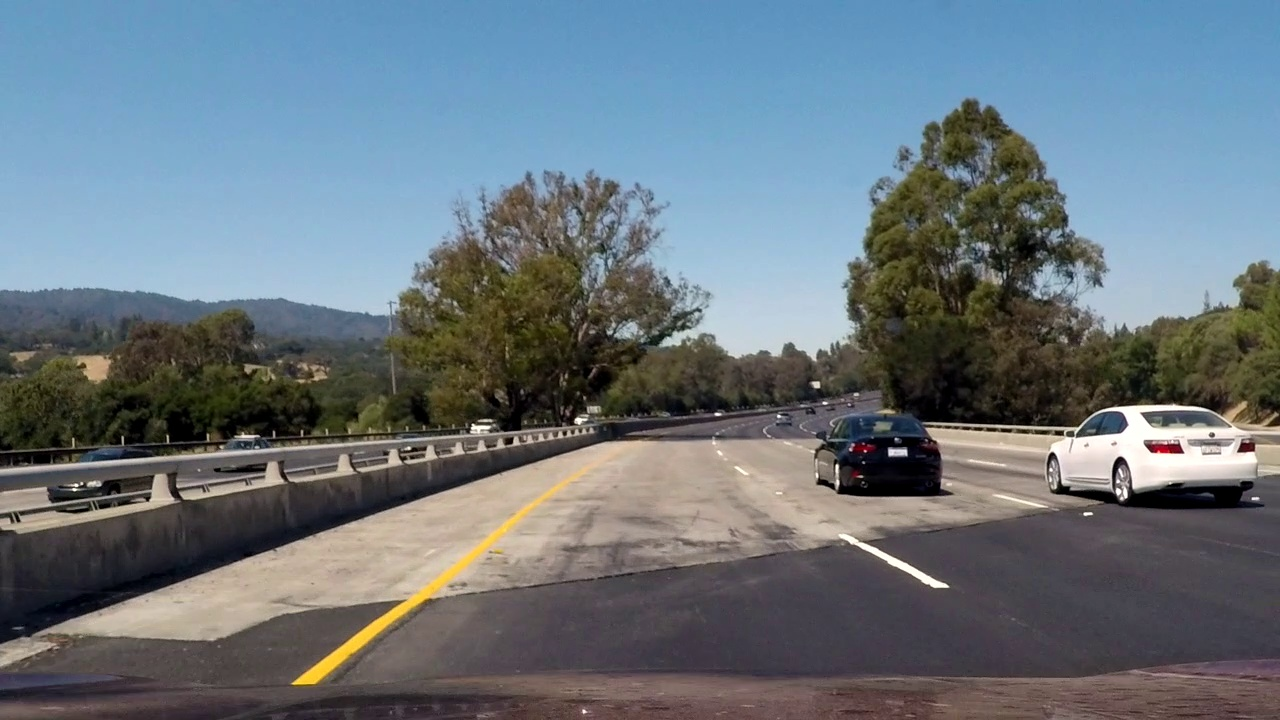
#> input picture challenge_images/frame104.jpg, 1280 x 720 px; its folder holds only this picture in this run
$ jupyter execute --allow-errors P1.ipynb   (shell and % lines are left out)
#> lines starting #> are read from the running program, lines starting #| are printed output that depends on the picture; after the words box and inside, x2 and y2 are one past the last pixel; in counts of white or black regions, pixels touching at a corner belong together
# Self-Driving Car Engineer Nanodegree

## Project: **Finding Lane Lines on the Road**
***
In this project, you will use the tools you learned about in the lesson to identify lane lines on the road.  You can develop your pipeline on a series of individual images, and later apply the result to a video stream (really just a series of images). Check out the video clip "raw-lines-example.mp4" (also contained in this repository) to see what the output should look like after using the helper functions below.

Once you have a result that looks roughly like "raw-lines-example.mp4", you'll need to get creative and try to average and/or extrapolate the line segments you've detected to map out the full extent of the lane lines.  You can see an example of the result you're going for in the video "P1_example.mp4".  Ultimately, you would like to draw just one line for the left side of the lane, and one for the right.

In addition to implementing code, there is a brief writeup to complete. The writeup should be completed in a separate file, which can be either a markdown file or a pdf document. There is a [write up template](https://github.com/udacity/CarND-LaneLines-P1/blob/master/writeup_template.md) that can be used to guide the writing process. Completing both the code in the Ipython notebook and the writeup template will cover all of the [rubric points](https://review.udacity.com/#!/rubrics/322/view) for this project.

---
Let's have a look at our first image called 'test_images/solidWhiteRight.jpg'.  Run the 2 cells below (hit Shift-Enter or the "play" button above) to display the image.

**Note: If, at any point, you encounter frozen display windows or other confounding issues, you can always start again with a clean slate by going to the "Kernel" menu above and selecting "Restart & Clear Output".**

---

**The tools you have are color selection, region of interest selection, grayscaling, Gaussian smoothing, Canny Edge Detection and Hough Tranform line detection.  You  are also free to explore and try other techniques that were not presented in the lesson.  Your goal is piece together a pipeline to detect the line segments in the image, then average/extrapolate them and draw them onto the image for display (as below).  Once you have a working pipeline, try it out on the video stream below.**

---

<figure>

 <figcaption>
 <p></p>
 <p style="text-align: center;"> Your output should look something like this (above) after detecting line segments using the helper functions below </p>
 </figcaption>
</figure>
 <p></p>
<figure>

 <figcaption>
 <p></p>
 <p style="text-align: center;"> Your goal is to connect/average/extrapolate line segments to get output like this</p>
 </figcaption>
</figure>

**Run the cell below to import some packages.  If you get an `import error` for a package you've already installed, try changing your kernel (select the Kernel menu above --> Change Kernel).  Still have problems?  Try relaunching Jupyter Notebook from the terminal prompt.  Also, consult the forums for more troubleshooting tips.**

## Import Packages

[cell 1]
#importing some useful packages
import matplotlib.pyplot as plt
import matplotlib.image as mpimg
import numpy as np
import cv2
import os
import collections
import statistics
import glob

## Read in an Image

#> (a cell that did not finish here is left out)

## Ideas for Lane Detection Pipeline

**Some OpenCV functions (beyond those introduced in the lesson) that might be useful for this project are:**

`cv2.inRange()` for color selection
`cv2.fillPoly()` for regions selection
`cv2.line()` to draw lines on an image given endpoints
`cv2.addWeighted()` to coadd / overlay two images
`cv2.cvtColor()` to grayscale or change color
`cv2.imwrite()` to output images to file
`cv2.bitwise_and()` to apply a mask to an image

**Check out the OpenCV documentation to learn about these and discover even more awesome functionality!**

## Helper Functions

Below are some helper functions to help get you started. They should look familiar from the lesson!

[cell 3]
import math

def grayscale(img):
    """Applies the Grayscale transform
    This will return an image with only one color channel
    but NOTE: to see the returned image as grayscale
    (assuming your grayscaled image is called 'gray')
    you should call plt.imshow(gray, cmap='gray')"""
    return cv2.cvtColor(img, cv2.COLOR_RGB2GRAY)
    # Or use BGR2GRAY if you read an image with cv2.imread()
    # return cv2.cvtColor(img, cv2.COLOR_BGR2GRAY)

def canny(img, low_threshold, high_threshold):
    """Applies the Canny transform"""
    return cv2.Canny(img, low_threshold, high_threshold)

def gaussian_blur(img, kernel_size):
    """Applies a Gaussian Noise kernel"""
    return cv2.GaussianBlur(img, (kernel_size, kernel_size), 0)

def region_of_interest(img, vertices):
    """
    Applies an image mask.

    Only keeps the region of the image defined by the polygon
    formed from `vertices`. The rest of the image is set to black.
    `vertices` should be a numpy array of integer points.
    """
    #defining a blank mask to start with
    mask = np.zeros_like(img)

    #defining a 3 channel or 1 channel color to fill the mask with depending on the input image
    if len(img.shape) > 2:
        channel_count = img.shape[2]  # i.e. 3 or 4 depending on your image
        ignore_mask_color = (255,) * channel_count
    else:
        ignore_mask_color = 255

    #filling pixels inside the polygon defined by "vertices" with the fill color
    cv2.fillPoly(mask, vertices, ignore_mask_color)
    plt.imshow(mask)
    plt.show()


    #returning the image only where mask pixels are nonzero
    masked_image = cv2.bitwise_and(img, mask)
    return masked_image

def my_decorator(func):
    def wrapper(*args, **kwargs):
        if len(wrapper.cached_lines) < wrapper.cache_size:
            wrapper.cached_lines.extend(args[1])
        else:
            wrapper.cached_lines = wrapper.cached_lines[len(args[1])::]
            wrapper.cached_lines.extend(args[1])
        return func(img=args[0], lines=wrapper.cached_lines, **kwargs)
    wrapper.cached_lines = []
#> wrapper.cached_lines = []
    wrapper.cache_size = 300
    return wrapper

@my_decorator
def draw_lines(img, lines, color=[255, 0, 0], thickness=7):
    """
    NOTE: this is the function you might want to use as a starting point once you want to
    average/extrapolate the line segments you detect to map out the full
    extent of the lane (going from the result shown in raw-lines-example.mp4
    to that shown in P1_example.mp4).

    Think about things like separating line segments by their
    slope ((y2-y1)/(x2-x1)) to decide which segments are part of the left
    line vs. the right line.  Then, you can average the position of each of
    the lines and extrapolate to the top and bottom of the lane.

    This function draws `lines` with `color` and `thickness`.
    Lines are drawn on the image inplace (mutates the image).
    If you want to make the lines semi-transparent, think about combining
    this function with the weighted_img() function below
    """

    left_x, left_y, right_x, right_y = [], [], [], []
    start_left = [0, image.shape[0]] #looking for smallest y coord, and largest x-coorest smaller than image.shape[1] /2
    start_right = [image.shape[1], image.shape[0]] # looking for smallest y coord, and largest x-coord
    for line in lines:
        for x1,y1,x2,y2 in line:
            tmp_slope = ((y2 - y1) / (x2 - x1))
            if -0.9 <= tmp_slope <= -0.3:
                left_x.append(x1)
                left_x.append(x2)
                left_y.append(y1)
                left_y.append(y2)
                if x1 > start_left[0] and y1 < start_left[1] and x1 < image.shape[1] / 2:
                    start_left[0], start_left[1] = x1, y1
                elif x2 > start_left[0] and y2 < start_left[1] and x2 < image.shape[1] / 2:
                    start_left[0], start_left[1] = x2, y2
            elif 0.3 <= tmp_slope <= 0.9:
                right_x.append(x1)
                right_x.append(x2)
                right_y.append(y1)
                right_y.append(y2)
                if x1 < start_right[0] and y1 < start_right[1] and x1 > image.shape[1] / 2 :
                    start_right[0], start_right[1] = x1, y1
                elif x2 < start_left[0] and y2 < start_left[1] and x2 > image.shape[1] / 2:
                    start_right[0], start_right[1] = x2, y2

    if left_x and right_x:
        left_fit = np.polyfit(left_x, left_y, 1)
        right_fit = np.polyfit(right_x, right_y, 1)

        # draw start coordinates
        left_top = (start_left[0], start_left[1])
        right_top = (start_right[0], start_right[1])

        left_bot_x = int((image.shape[0] - left_fit[1]) / left_fit[0])
        right_bot_x = int((image.shape[0] - right_fit[1]) / right_fit[0])

        left_bot = (left_bot_x, image.shape[0])
        right_bot = (right_bot_x, image.shape[0])

        cv2.line(img, left_bot, left_top, color, thickness)
        cv2.line(img, right_top, right_bot, color, thickness)


def hough_lines(img, rho, theta, threshold, min_line_len, max_line_gap):
    """
    `img` should be the output of a Canny transform.

    Returns an image with hough lines drawn.
    """
    lines = cv2.HoughLinesP(img, rho, theta, threshold, np.array([]), minLineLength=min_line_len, maxLineGap=max_line_gap)
    line_img = np.zeros((img.shape[0], img.shape[1], 3), dtype=np.uint8)
    if lines is not None and len(lines) > 0:
        draw_lines(line_img, lines)
    return line_img

# Python 3 has support for cool math symbols.
def weighted_img(img, initial_img, α=0.8, β=1., γ=0.):
    """
    `img` is the output of the hough_lines(), An image with lines drawn on it.
    Should be a blank image (all black) with lines drawn on it.

    `initial_img` should be the image before any processing.

    The result image is computed as follows:

    initial_img * α + img * β + γ
    NOTE: initial_img and img must be the same shape!
    """
    return cv2.addWeighted(initial_img, α, img, β, γ)

## Build a Lane Finding Pipeline

Build the pipeline and run your solution on all test_images. Make copies into the `test_images_output` directory, and you can use the images in your writeup report.

Try tuning the various parameters, especially the low and high Canny thresholds as well as the Hough lines parameters.

[cell 4]
def process_image(image):
    """
    Returns an image with lane lines drawn in
    """
    gray = grayscale(image)

    #define a kernel size and apply Gaussian smoothing
    blur_gray = gaussian_blur(image, kernel_size=5)

    # Define parameters for Canny and Apply
    val_median = np.median(image)
    std = 0.33
    low_thresh =  int(max(0, (1.0 - std) * val_median))
    high_thresh = int(min(255, (1.0 + std) * val_median))
    edges = canny(image, low_thresh, high_thresh)
    plt.imshow(edges)
    plt.show()

    ## create a masked region of interest
    vertices = np.array([[(image.shape[1] * 0.1, image.shape[0]), (image.shape[1] * 0.4, image.shape[0] * 0.6), (image.shape[1] * 0.6, image.shape[0] * 0.6), (image.shape[1] * 0.9, image.shape[0])]], dtype=np.int32)
    masked_edges = region_of_interest(edges, vertices)


    #Define the Hough Transform parameters
    image_hough = hough_lines(masked_edges, rho=1, theta=np.pi/180,
                              threshold=3, min_line_len=60, max_line_gap=15)

    # Create a "color" binary image to combine with line image
    overlayed = weighted_img(image, image_hough, 0.6, 0.4)
    return overlayed

[cell 5]
# TODO: Build your pipeline that will draw lane lines on the test_images
# then save them to the test_images_output directory.
test_dir = glob.glob("challenge_images/*")[:14]
test_dir2 = glob.glob("test_images/*")[:4]

for link_image in test_dir:
    image = mpimg.imread(link_image)
#> image is the input picture: shape (720, 1280, 3); mean R, G, B 105.6, 117.1, 125
    image_with_lanes = process_image(image)
#> in gaussian_blur, `return cv2.GaussianBlur(img, (kernel_size, kernel_size), 0)`:
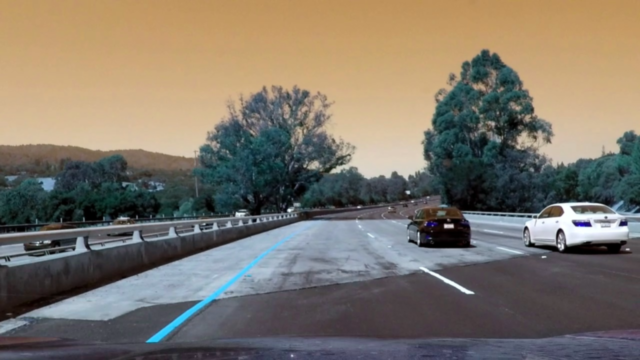
#> returned value: shape (720, 1280, 3) (shown at 1/2 size); mean of channels 0, 1, 2 105.6, 117.1, 125; drawn as B, G, R
#> in process_image, `val_median = np.median(image)`: val_median = 105
#> in process_image, `low_thresh =  int(max(0, (1.0 - std) * val_median))`: low_thresh = 70
#> in process_image, `high_thresh = int(min(255, (1.0 + std) * val_median))`: high_thresh = 139
#> in canny, `return cv2.Canny(img, low_threshold, high_threshold)`:
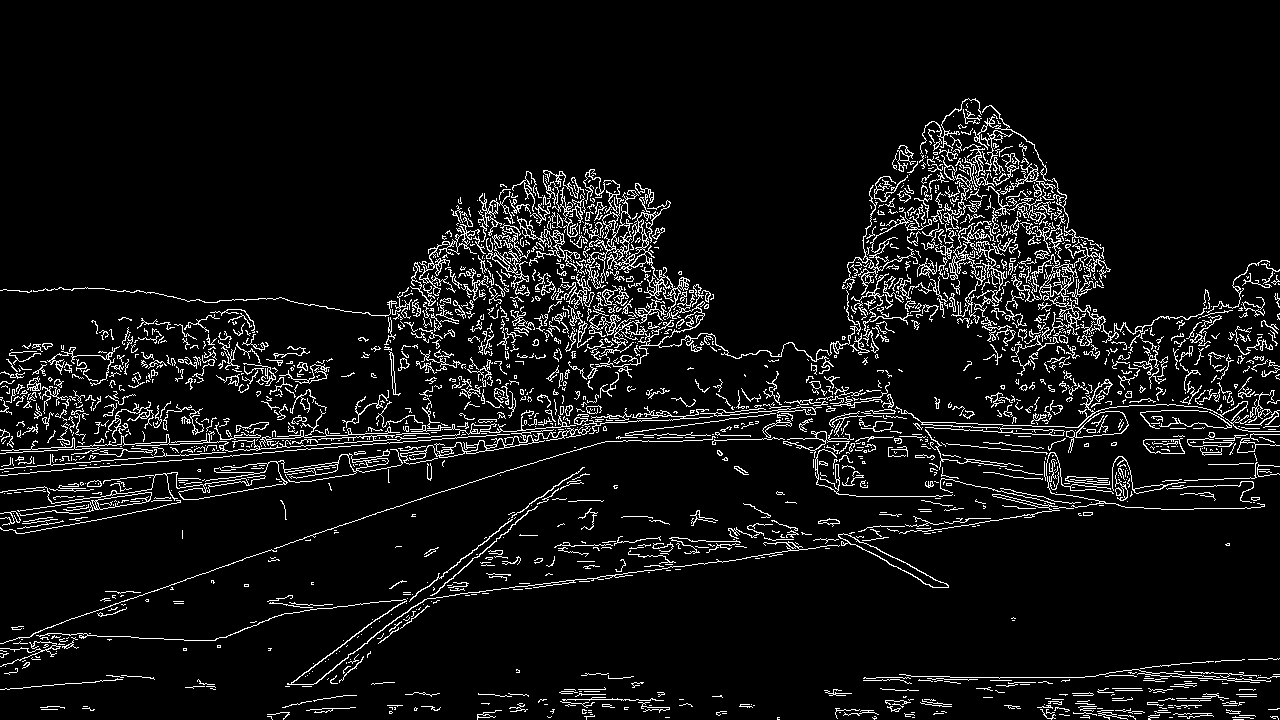
#> returned value: shape (720, 1280); 7% white in thin lines or dots, all inside (x1, y1, x2, y2) = (0, 98, 1280, 720)
#> in region_of_interest, `masked_image = cv2.bitwise_and(img, mask)`:
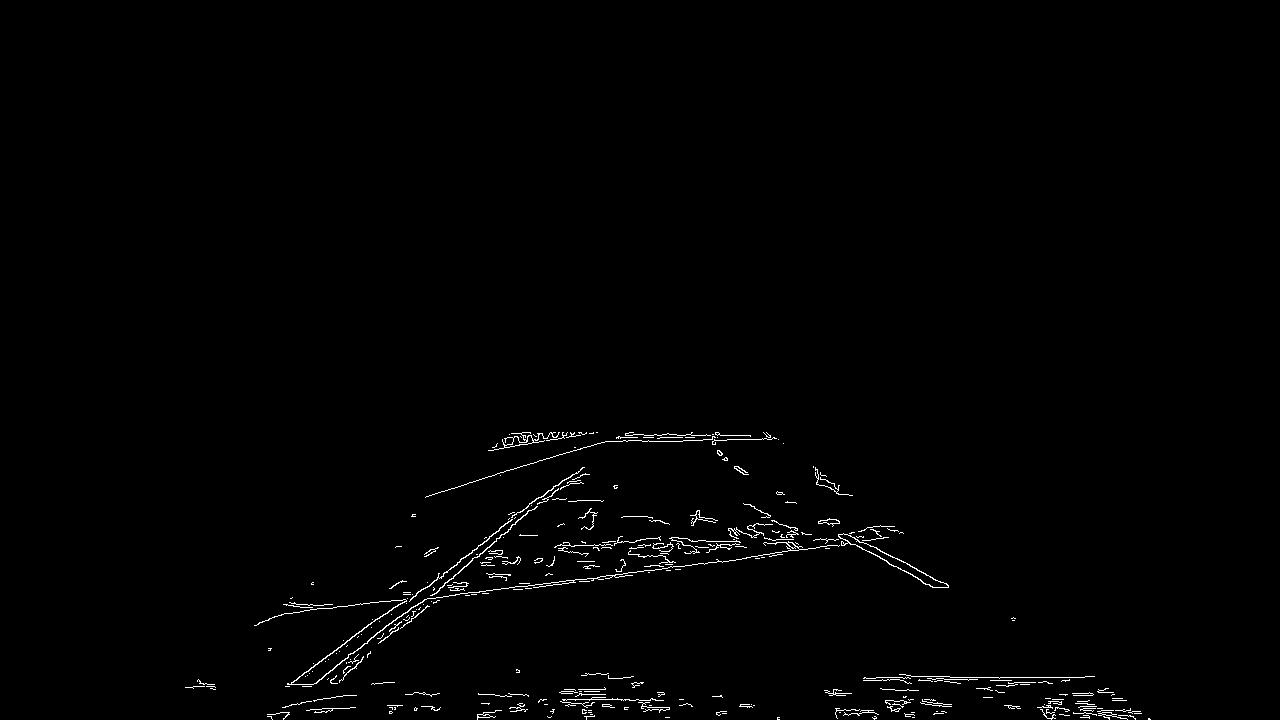
#> masked_image: shape (720, 1280); 0.93% white in thin lines or dots, all inside (x1, y1, x2, y2) = (185, 432, 1151, 720)
#> in hough_lines, `lines = cv2.HoughLinesP(img, rho, theta, threshold, np.array([]), minL..`: lines = 38 rows, first 6: [813, 540, 880, 535], [406, 603, 499, 530], [722, 562, 862, 540], [425, 497, 539, 460], [571, 703, 660, 709], [1043, 714, 1149, 718]
#> the loop in draw_lines, `for line in lines:` made 38 passes
#> after the loop in draw_lines, `for line in lines:`: left_x = 30 values, max 786 at index 7, min 288 at index 10, mean 506; left_y = 30 values, max 686 at index 10, min 460 at index 3, mean 564.6; right_x = [866, 938, 873, 933]; right_y = [543, 581, 553, 587]; start_left = [575, 478]; start_right = [866, 543]
#> in draw_lines, `left_fit = np.polyfit(left_x, left_y, 1)`: left_fit = [-0.297, 715]
#> in draw_lines, `right_fit = np.polyfit(right_x, right_y, 1)`: right_fit = [0.545, 73.76]
#> in draw_lines, `left_top = (start_left[0], start_left[1])`: left_top = (575, 478)
#> in draw_lines, `right_top = (start_right[0], start_right[1])`: right_top = (866, 543)
#> in draw_lines, `left_bot_x = int((image.shape[0] - left_fit[1]) / left_fit[0])`: left_bot_x = -16
#> in draw_lines, `right_bot_x = int((image.shape[0] - right_fit[1]) / right_fit[0])`: right_bot_x = 1184
#> in draw_lines, `left_bot = (left_bot_x, image.shape[0])`: left_bot = (-16, 720)
#> in draw_lines, `right_bot = (right_bot_x, image.shape[0])`: right_bot = (1184, 720)
#> in weighted_img, `return cv2.addWeighted(initial_img, α, img, β, γ)`:
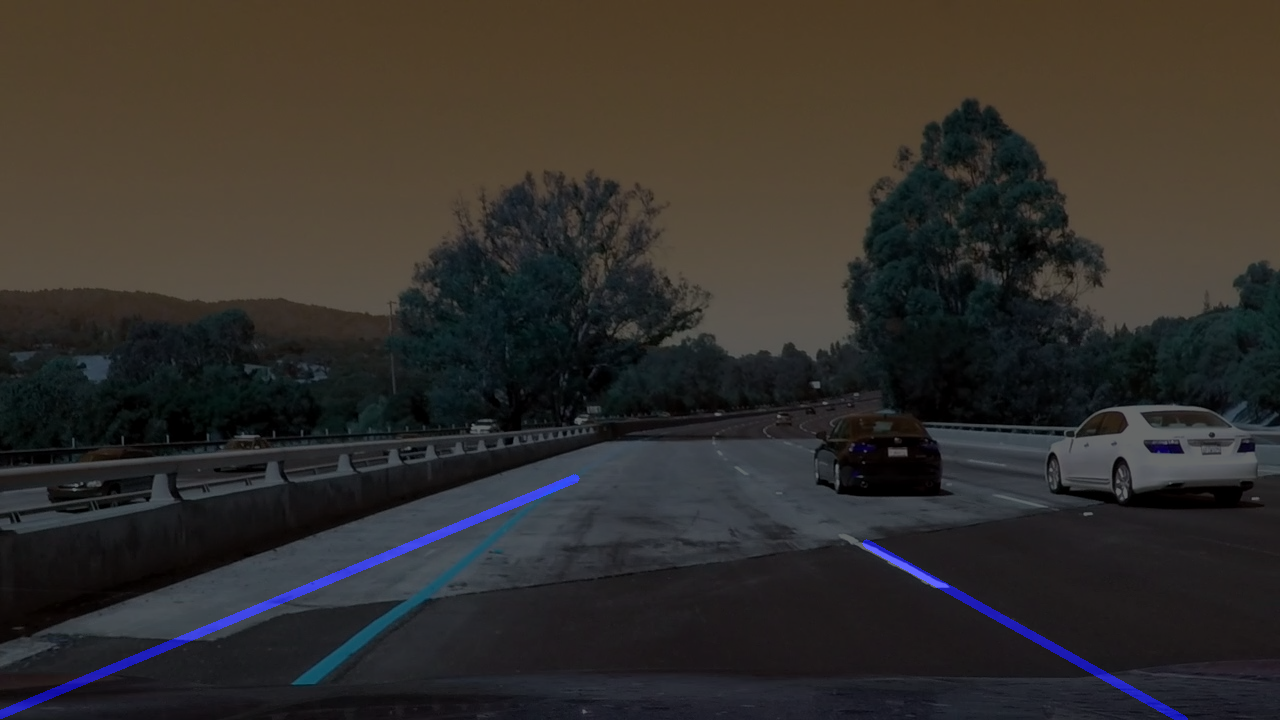
#> returned value: shape (720, 1280, 3); mean of channels 0, 1, 2 43.7, 46.8, 50; drawn as B, G, R
    plt.imshow(image_with_lanes)
    plt.show()
